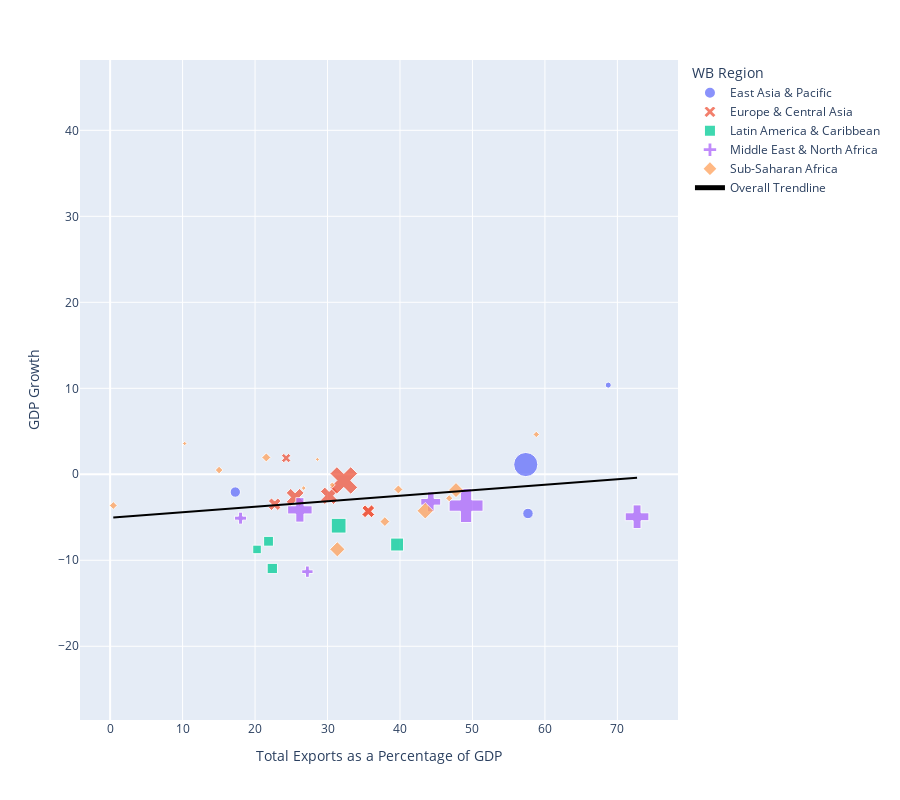

Notebook cell for this chart:
### Code cell
fig3.show()

### Figure 1 — Plotly figure (JSON) as saved in the notebook; plotly's stock layout.template omitted (floating-point values rounded to 4 significant figures)
{"data": [{"customdata": [["VNM"], ["MNG"], ["PNG"], ["TLS"], ["LAO"], ["IDN"], ["BRN"]], "hovertemplate": "<b>%{hovertext}</b><br><br>WB Region=East Asia & Pacific<br>Total Exports as a Percentage of GDP=%{x}<br>GDP Growth=%{y}<br>GDP Per Capita=%{marker.size}<br>iso3c=%{customdata[0]}<extra></extra>", "hovertext": ["Vietnam", "Mongolia", "Papua New Guinea", "Timor Leste", "Lao PDR", "Indonesia", "Brunei Darussalam"], "legendgroup": "East Asia & Pacific", "marker": {"color": "#636efa", "opacity": 0.75, "size": [10340.0, 11720.0, 4063.0, 3926.0, 7811.0, 11450.0, 62200.0], "sizemode": "area", "sizeref": 213.2, "symbol": "circle"}, "mode": "markers", "name": "East Asia & Pacific", "orientation": "v", "showlegend": true, "type": "scatter", "x": [null, 57.66, null, 68.74, null, 17.27, 57.36], "xaxis": "x", "y": [2.94, -4.558, -3.5, 10.37, 0.503, -2.065, 1.134], "yaxis": "y"}, {"customdata": [["RUS"], ["KAZ"], ["AZE"], ["AZE"], ["UZB"], ["ALB"], ["NOR"]], "hovertemplate": "<b>%{hovertext}</b><br><br>WB Region=Europe & Central Asia<br>Total Exports as a Percentage of GDP=%{x}<br>GDP Growth=%{y}<br>GDP Per Capita=%{marker.size}<br>iso3c=%{customdata[0]}<extra></extra>", "hovertext": ["Russia", "Kazakhstan", "Azerbaijan", "Iran", "Uzbekistan", "Albania", "Norway"], "legendgroup": "Europe & Central Asia", "marker": {"color": "#EF553B", "opacity": 0.75, "size": [26580.0, 25360.0, 13730.0, 13730.0, 7344.0, 13250.0, 63550.0], "sizemode": "area", "sizeref": 213.2, "symbol": "x"}, "mode": "markers", "name": "Europe & Central Asia", "orientation": "v", "showlegend": true, "type": "scatter", "x": [25.53, 30.23, 35.62, 35.62, 24.29, 22.7, 32.25], "xaxis": "x", "y": [-2.683, -2.5, -4.3, -4.3, 1.886, -3.482, -0.7172], "yaxis": "y"}, {"customdata": [["SUR"], ["CHL"], ["PER"], ["ECU"], ["TTO"], ["MEX"], ["GUY"], ["BOL"]], "hovertemplate": "<b>%{hovertext}</b><br><br>WB Region=Latin America & Caribbean <br>Total Exports as a Percentage of GDP=%{x}<br>GDP Growth=%{y}<br>GDP Per Capita=%{marker.size}<br>iso3c=%{customdata[0]}<extra></extra>", "hovertext": ["Suriname", "Chile", "Peru", "Ecuador", "Trinidad and Tobago", "Mexico", "Guyana", "Bolivia"], "legendgroup": "Latin America & Caribbean ", "marker": {"color": "#00cc96", "opacity": 0.75, "size": [15860.0, 23240.0, 11290.0, 10330.0, 24770.0, 17880.0, 18680.0, 7853.0], "sizemode": "area", "sizeref": 213.2, "symbol": "square"}, "mode": "markers", "name": "Latin America & Caribbean ", "orientation": "v", "showlegend": true, "type": "scatter", "x": [null, 31.53, 22.38, 21.86, null, 39.6, null, 20.27], "xaxis": "x", "y": [-15.91, -5.978, -10.95, -7.788, -7.374, -8.167, 43.48, -8.738], "yaxis": "y"}, {"customdata": [["QAT"], ["OMN"], ["SAU"], ["DZA"], ["BHR"], ["LBY"], ["IRQ"]], "hovertemplate": "<b>%{hovertext}</b><br><br>WB Region=Middle East & North Africa<br>Total Exports as a Percentage of GDP=%{x}<br>GDP Growth=%{y}<br>GDP Per Capita=%{marker.size}<br>iso3c=%{customdata[0]}<extra></extra>", "hovertext": ["Qatar", "Oman", "Saudi Arabia", "Algeria", "Bahrain", "Libya", "Iraq"], "legendgroup": "Middle East & North Africa", "marker": {"color": "#ab63fa", "opacity": 0.75, "size": [85290.0, 29500.0, 44350.0, 10740.0, 41550.0, 16390.0, 9437.0], "sizemode": "area", "sizeref": 213.2, "symbol": "cross"}, "mode": "markers", "name": "Middle East & North Africa", "orientation": "v", "showlegend": true, "type": "scatter", "x": [49.12, 44.25, 26.18, 18.0, 72.72, null, 27.22], "xaxis": "x", "y": [-3.64, -3.201, -4.138, -5.1, -4.936, -23.93, -11.32], "yaxis": "y"}, {"customdata": [["COG"], ["LBR"], ["NER"], ["GIN"], ["MLI"], ["TCD"], ["ZMB"], ["BWA"], ["NGA"], ["CMR"], ["SDN"], ["CIV"], ["GNQ"], ["GAB"], ["AGO"], ["MRT"], ["COD"]], "hovertemplate": "<b>%{hovertext}</b><br><br>WB Region=Sub-Saharan Africa <br>Total Exports as a Percentage of GDP=%{x}<br>GDP Growth=%{y}<br>GDP Per Capita=%{marker.size}<br>iso3c=%{customdata[0]}<extra></extra>", "hovertext": ["Congo, Rep. of", "Liberia", "Niger", "Guinea", "Mali", "Chad", "Zambia", "Botswana", "Nigeria", "Cameroon", "Sudan", "Cote d'Ivoire", "Equatorial Guinea", "Gabon", "Angola", "Mauritania", "Congo, Dem. Rep"], "legendgroup": "Sub-Saharan Africa ", "marker": {"color": "#FFA15A", "opacity": 0.75, "size": [3498.0, 1392.0, 1221.0, 2611.0, 2226.0, 1509.0, 3278.0, 14670.0, 4917.0, 3666.0, 3927.0, 5181.0, 17210.0, 14320.0, 6142.0, 5110.0, 1082.0], "sizemode": "area", "sizeref": 213.2, "symbol": "diamond"}, "mode": "markers", "name": "Sub-Saharan Africa ", "orientation": "v", "showlegend": true, "type": "scatter", "x": [null, null, 10.29, 58.81, 30.66, 26.72, 46.79, 31.35, null, 15.04, 0.4358, 21.55, 43.49, 47.73, 37.91, 39.78, 28.6], "xaxis": "x", "y": [-6.239, -2.982, 3.58, 4.637, -1.235, -1.6, -2.785, -8.726, -1.794, 0.4919, -3.63, 1.958, -4.241, -1.838, -5.5, -1.763, 1.735], "yaxis": "y"}, {"hovertemplate": "<b>OLS trendline</b><br>GDP_grow = 0.0641372 * Exports% + -5.06419<br>R<sup>2</sup>=0.054940<br><br>Total Exports as a Percentage of GDP=%{x}<br>GDP Growth=%{y} <b>(trend)</b><extra></extra>", "legendgroup": "Overall Trendline", "line": {"color": "black"}, "mode": "lines", "name": "Overall Trendline", "showlegend": true, "type": "scatter", "x": [0.4358, 10.29, 15.04, 17.27, 18.0, 20.27, 21.55, 21.86, 22.38, 22.7, 24.29, 25.53, 26.18, 26.72, 27.22, 28.6, 30.23, 30.66, 31.35, 31.53, 32.25, 35.62, 35.62, 37.91, 39.6, 39.78, 43.49, 44.25, 46.79, 47.73, 49.12, 57.36, 57.66, 58.81, 68.74, 72.72], "xaxis": "x", "y": [-5.036, -4.404, -4.1, -3.956, -3.91, -3.764, -3.682, -3.662, -3.629, -3.608, -3.506, -3.427, -3.385, -3.351, -3.318, -3.23, -3.126, -3.098, -3.053, -3.042, -2.996, -2.779, -2.779, -2.633, -2.524, -2.513, -2.275, -2.226, -2.063, -2.003, -1.914, -1.386, -1.366, -1.292, -0.6554, -0.4004], "yaxis": "y"}], "layout": {"height": 800, "legend": {"itemsizing": "constant", "title": {"text": "WB Region"}, "tracegroupgap": 0}, "margin": {"t": 60}, "xaxis": {"anchor": "y", "domain": [0, 1], "title": {"text": "Total Exports as a Percentage of GDP"}}, "yaxis": {"anchor": "x", "domain": [0, 1], "title": {"text": "GDP Growth"}}}}
